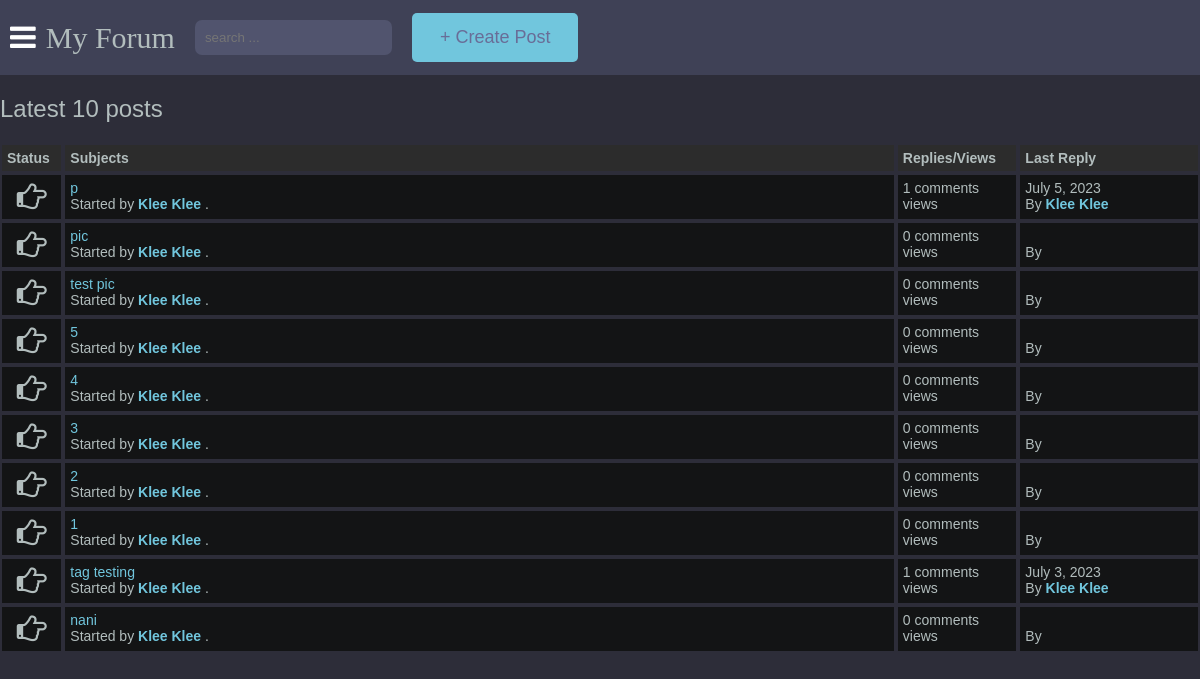
The page /latest_posts on the database as committed earlier.
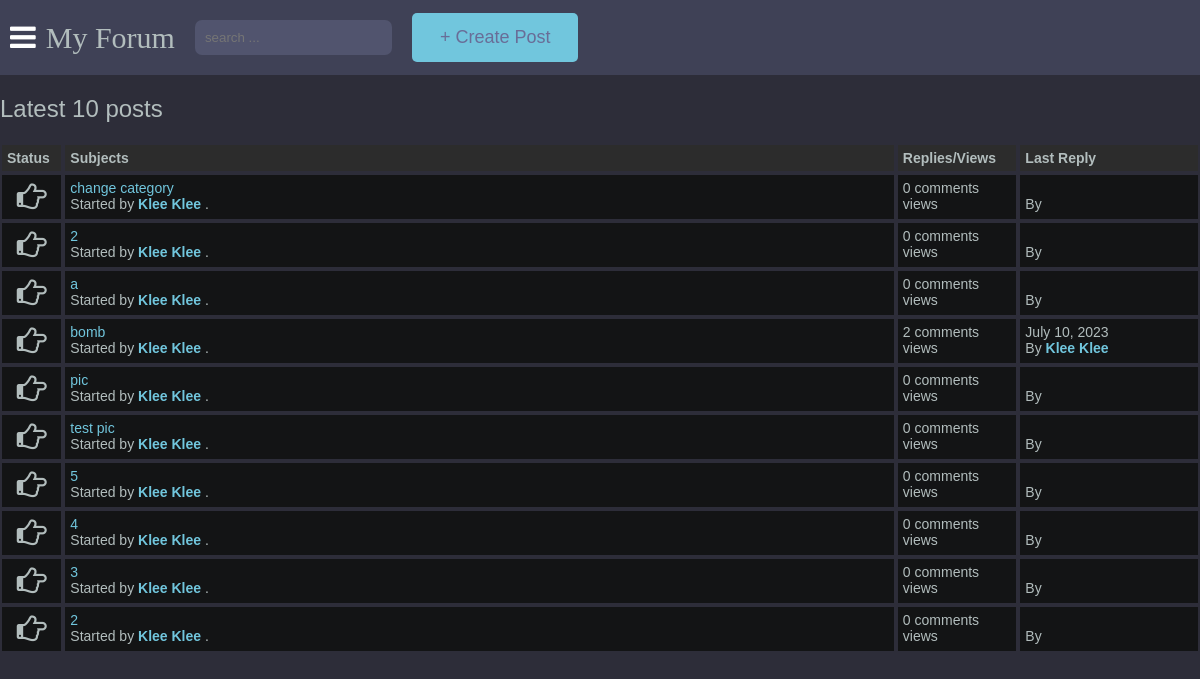
The same page on the database as committed later.
### main/models.py (models this page shows, shortened)
class Post(models.Model):
    title = models.CharField(max_length=400)
    slug = models.SlugField(max_length=400, unique=True, blank=True)
    user = models.ForeignKey(Author, on_delete=models.CASCADE)
    content = HTMLField()
    categories = models.ManyToManyField(Category)
    date = models.DateTimeField(auto_now_add=True)
    approved = models.BooleanField(default=True)
    image = models.ImageField(upload_to='post_images', blank=True, null=True)
    hit_count_generic = GenericRelation(HitCount, object_id_field='object_pk',
        related_query_name='hit_count_generic_relation'
    )
    tags = TaggableManager()
    comments = models.ManyToManyField(Comment, blank=True)
    def get_url(self):
        return reverse("detail", kwargs={
            "slug":self.slug
        })
    class Meta:
        ordering = ['-date']
    @property
    def num_comments(self):
        return self.comments.count()
    @property
    def last_reply(self):
        return self.comments.latest("date")

class Author(models.Model):
    user = models.ForeignKey(User, on_delete=models.CASCADE)
    fullname = models.CharField(max_length=40, blank=True)
    slug = models.SlugField(max_length=400, unique=True, blank=True)
    bio = HTMLField()
    points = models.IntegerField(default=0)
    profile_pic = ResizedImageField(size=[400, 400], quality=100, upload_to="authors", default="defaults/default_profile_pic.jpg", null=True, blank=False)

class Comment(models.Model):
    user = models.ForeignKey(Author, on_delete=models.CASCADE)
    content = models.TextField()
    date = models.DateTimeField(auto_now_add=True)
    replies = models.ManyToManyField(Reply, blank=True)

### main/views.py (the view)
# urls.py: path("latest_posts", latest_posts, name="latest_posts"),
def latest_posts(request):
    posts = Post.objects.all().filter(approved=True)[:10]
    context = {
        "posts":posts,
        "title": "Latest 10 posts"
    }
    return render(request, "latest-posts.html", context)

### templates/latest-posts.html
{% extends 'base.html' %}
{% load hitcount_tags %}
{% block content %}
    <div class="container1">
        <div class="navigate">
            <span>Latest 10 posts</span>
        </div>
        <div class="posts-table">
            <div class="table-head">
                <div class="status">Status</div>
                <div class="subjects">Subjects</div>
                <div class="replies">Replies/Views</div>
                <div class="last-reply">Last Reply</div>
            </div>
            {% for post in posts %}
            <div class="table-row">
                <div class="status"><i class="fa fa-hand-o-right"></i></div>
                <div class="subjects">
                    <a href="{{post.get_url}}">{{post.title}}</a>
                    <br>
                    <span>Started by <b><a href="">{{post.user.fullname|title}}</a></b> .</span>
                </div>
                <div class="replies">
                    {{post.num_comments}} comments <br> {% get_hit_count for post %} views
                </div>
                <div class="last-reply">
                    {{post.last_reply.date|date}}
                    <br>By <b><a href="">{{post.last_reply.user.fullname|title}}</a></b>
                </div>
            </div>
            {% endfor %}
{% endblock content %}

Rows that differ between the two databases and show on the page:
no longer on this page (row unchanged): Post: title "1", user.fullname "Klee Klee", num_comments "0"
no longer on this page (row unchanged): Post: title "tag testing", user.fullname "Klee Klee", num_comments "1", last_reply "July 3, 2023", last_reply.user.fullname "Klee Klee"
removed Post: title "nani", user.fullname "Klee Klee", num_comments "0"
added Post: title "change category", user.fullname "Klee Klee", num_comments "0"
added Post: title "2", user.fullname "Klee Klee", num_comments "0"
added Post: title "a", user.fullname "Klee Klee", num_comments "0"
changed Post: title "p" → "bomb"; num_comments "1" → "2"; last_reply "July 5, 2023" → "July 10, 2023"
